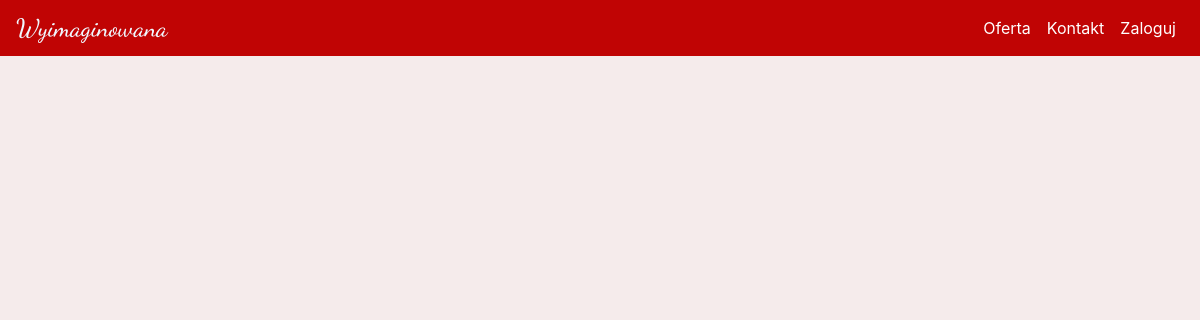
Before: /oferta/Nawozy/4 with the older database file.
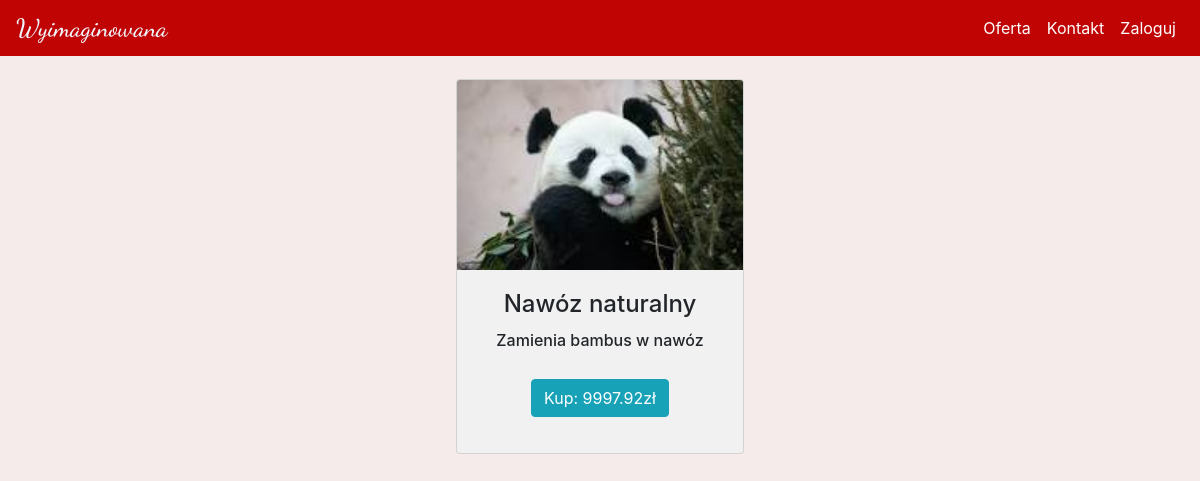
After: the same page with the newer database file.
### kwiaciarnia/models.py (models this page shows)
class Products(db.Model):
    id = db.Column(db.Integer(), primary_key=True)
    category = db.Column(db.Integer(), db.ForeignKey('product_category.id'))
    name = db.Column(db.String(), unique=True)
    description = db.Column(db.String())
    price = db.Column(db.Integer())

### kwiaciarnia/routes.py (the view, shortened to what this page needs)
@app.route('/oferta/<cat_name>/<id>', methods=["GET", "POST"])
def products(cat_name, id):
    products = Products.query.filter_by(category=id).all()
    products_category = Product_category.query.filter_by(name=cat_name).first()
    form = BuyForm()
    return render_template('products.html', products=products, products_category=products_category, form=form)

### kwiaciarnia/templates/products.html (shortened to what this page needs)
{% extends 'base.html' %}
{% block content %}
<div class="scrollmenu scrolly">
  {% for product in products %}
    <div class="card max-height padding-btm" style="width: 18rem;">
      {% if product.category == products_category.id %}
        <img class="card-img-top card-colour img-size" src="/static/uploads/products/{{product.id}}.png" alt="{{product.name}}" onerror="this.onerror=null;this.src='/static/uploads/logo/filler.png';">
      {% endif %}
      <div class="card-body padding-btm">
        <h4 class="card-title">{{product.name}}</h4>
        <h6 class="card-text">{{product.description|truncate(50)}}</h6>
        <button type="button" class="btn btn-info" data-toggle="modal" data-target="#Modal-MoreInfo-{{ product.id }}">
          Kup: {{product.price}}zł
        </button>
      </div>
    </div>
  {% endfor %}
</div>
{% endblock %}

Changed rows visible on the page:
added Products: name "Nawóz naturalny", description "Zamienia bambus w nawóz", price "9997.92"
